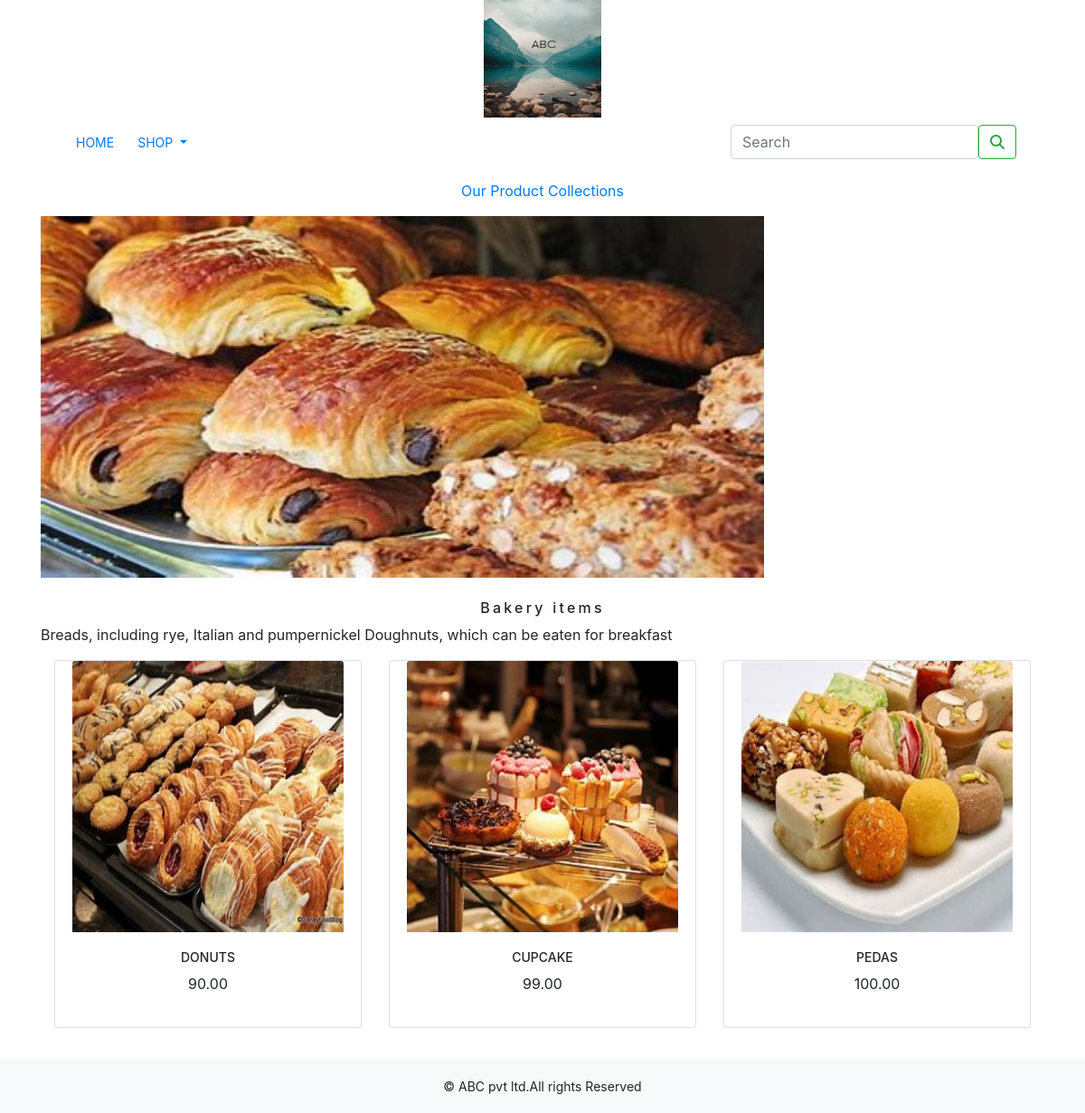
Screenshot of /bakery-items/ with the database file from the repository.
### shop/models.py (models this page shows, shortened)
class Category(models.Model):
    name=models.CharField(max_length=250,unique=True)
    slug=models.SlugField(max_length=250,unique=True)
    description=models.TextField(blank=True)
    image=models.ImageField(upload_to='category',blank=True)
    class Meta:
        ordering=('name',)
        verbose_name='category'
        verbose_name_plural='categories'

class Product(models.Model):
    name=models.CharField(max_length=250,unique=True)
    slug=models.SlugField(max_length=250,unique=True)
    description=models.TextField(blank=True)
    price=models.DecimalField(max_digits=10,decimal_places=2)
    category=models.ForeignKey(Category,on_delete=models.CASCADE)
    image=models.ImageField(upload_to='product',blank=True)
    stock=models.IntegerField()
    available=models.BooleanField(default=True)
    created=models.DateTimeField(auto_now_add=True)
    updated=models.DateTimeField(auto_now_add=True)
    def get_url(self):
        return reverse('shop:prodCatdetail',args=[self.category.slug,self.slug])
    class Meta:
        ordering=('name',)
        verbose_name='product'
        verbose_name_plural='products'

### shop/views.py (the view)
# urls.py: path('',views.allProdCat,name='allProdCat'),
def allProdCat(request,c_slug=None):
    c_page=None
    products_list=None
    if c_slug!=None:
        c_page=get_object_or_404(Category,slug=c_slug)
        products_list=Product.objects.all().filter(category=c_page,available=True)
    else:
        products_list=Product.objects.all().filter(available=True)
    paginator=Paginator(products_list,6)
    try:
        page=int(request.GET.get('page','1'))
    except:
        page=1
    try:
        products=paginator.page(page)
    except (EmptyPage,InvalidPage):
        products=paginator.page(paginator.num_pages)
    return render(request,"category.html",{'category':c_page,'products':products})

### cart/context_processors.py (called while the page is built)
def counter(request):
    item_count=0
    if 'admin' in request.path:
        return {}
    else:
        try:
            cart=Cart.objects.filter(cart_id=_cart_id(request))
            cart_items=CartItem.objects.all().filter(cart=cart[:1])
            for cart_item in cart_items:
                item_count += cart_item.quantity
        except Cart.DoesNotExist:
            item_count=0
    return dict(item_count=item_count)

### cart/views.py (called while the page is built)
def _cart_id(request):
    cart=request.session.session_key
    if not cart:
        cart=request.session.create()
    return cart

### shop/context_processors.py (called while the page is built)
def menu_links(request):
    links=Category.objects.all()
    return dict(links=links)

### templates/category.html (shortened to what this page needs)
{% extends 'base.html' %}
{% load static %}
{% block content %}
    {% if category %}
        <div>
            <div class="row my_row_class">
                <div class="mx-auto">
                    <p><a href="{% url 'shop:allProdCat' %}">Our Product Collections</a></p>
                </div>
            </div>
        </div>
        <div class="mx-auto">
            <img class="my_image" src="{{ category.image.url }}" alt="{{ category.name }}" style="width: 800px; height: 400px;">
        </div>
        <br>
        <div>
            <h1 class="text-center my_title">{{ category.name }}</h1>
            <p class="text-justify">{{ category.description }}</p>
        </div>
    {% endif %}
    <div class="container">
        <div class="row mx_auto">
            {% for product in products.object_list %}
            <div class="my_bottom_margin col-9 col-sm-12 col-md-4 xol-lg-4">
                <div class="card text-center" style="min-width:18rem;">
                    <a href="{{ product.get_url }}"><img class="card-img-top my_image" src="{{ product.image.url }}" alt="{{ product.name }}" style="width:300px; height:300px; "></a>
                    <div class="card-body">
                        <h4>{{ product.name }}</h4>
                        <p>{{ product.price }}</p>
                    </div>
                </div>
            </div>
            {% endfor %}
        </div>
        <br>
    </div>
{% endblock %}

### static/css/custom.css (style rules this page uses)
body { font-family: 'Roboto', sans-serif; }
.my_row_class { padding-top :15px; }
.my_image { width:100%; height:auto; }
.my_title { font-size:16px; text_transform:uppercase; letter-spacing:.2em; }
.my_bottom_margin { margin-bottom:10px; }
.card-body h4 { font-size:14px; text-transform:uppercase; letter-spacing=.2em; }

### rows the page displays
Category: image (picture), name "Bakery items", description "Breads, including rye, Italian and pumpernickel Doughnuts, which can be eaten for breakfast"
Product: image (picture), name "DONUTS", price "90.00"
Product: image (picture), name "CUPCAKE", price "99.00"
Product: image (picture), name "PEDAS", price "100.00"
